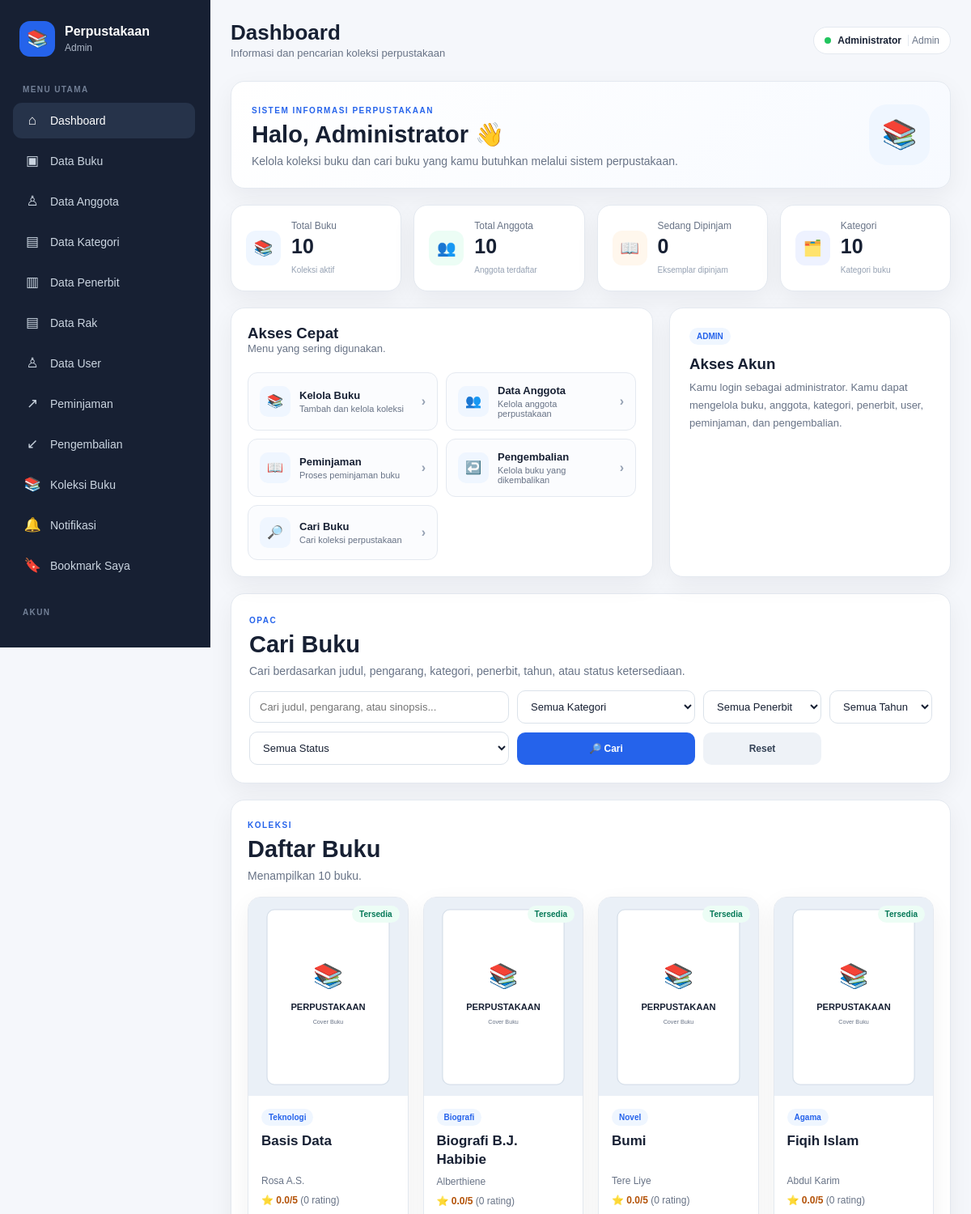
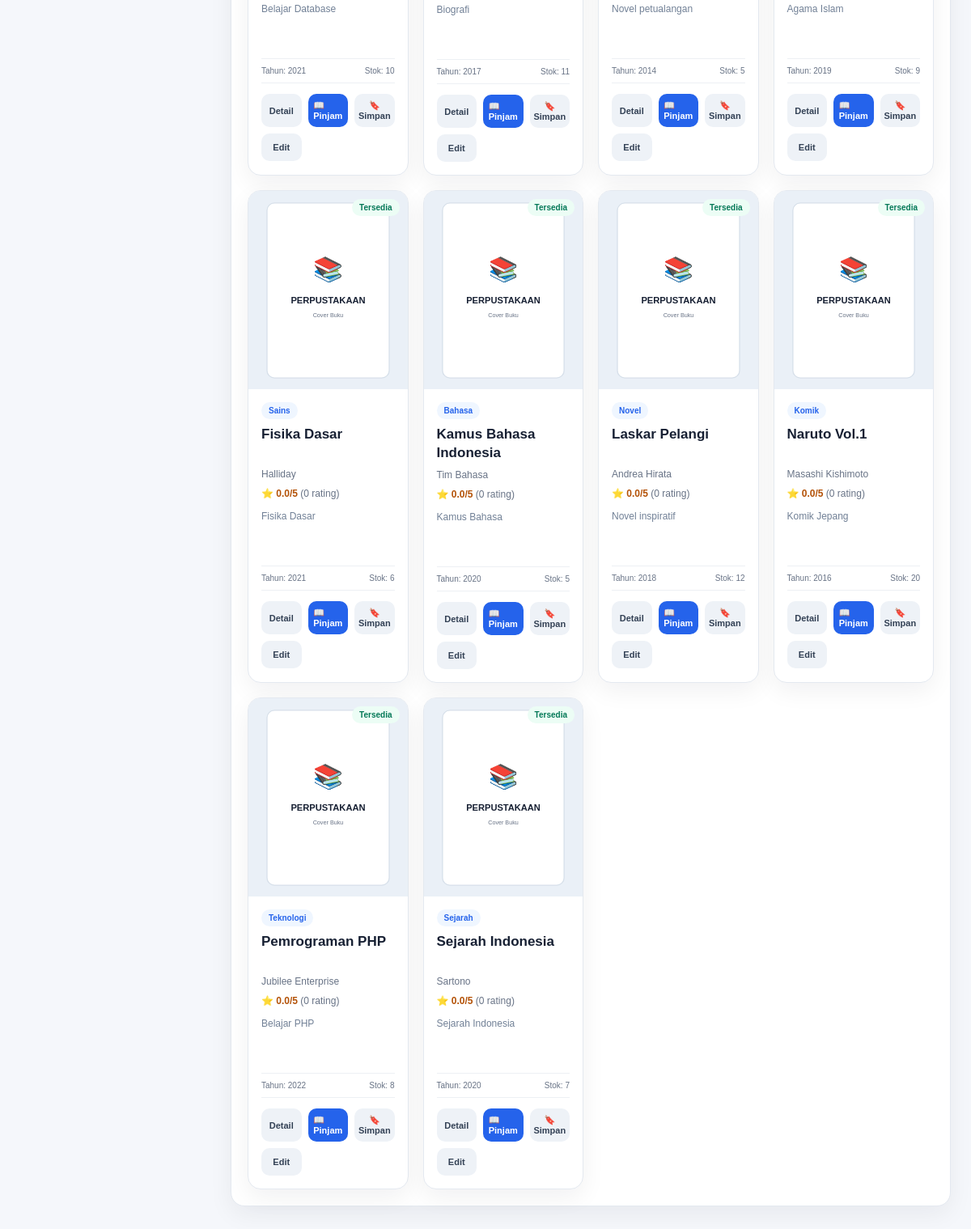
/dashboard/dashboard.php (signed in), run on the app's committed database (2 pictures, top to bottom).
### tables this page shows
CREATE TABLE `buku` (
  `id` int(10) UNSIGNED NOT NULL,
  `judul` varchar(255) NOT NULL,
  `kategori_id` int(10) UNSIGNED NOT NULL,
  `penerbit_id` int(10) UNSIGNED NOT NULL,
  `pengarang` varchar(150) DEFAULT NULL,
  `jumlah_halaman` int(10) UNSIGNED DEFAULT NULL,
  `jumlah_stok` int(10) UNSIGNED DEFAULT 0,
  `tahun_terbit` smallint(5) UNSIGNED DEFAULT NULL,
  `sinopsis` text DEFAULT NULL,
  `gambar` varchar(255) DEFAULT NULL,
  `status_aktif` tinyint(1) NOT NULL DEFAULT 1,
  `views_count` int(10) UNSIGNED NOT NULL DEFAULT 0,
  `id_rak` int(10) UNSIGNED DEFAULT NULL,
  `ebook_file` varchar(255) DEFAULT NULL
);

CREATE TABLE `kategori` (
  `id` int(10) UNSIGNED NOT NULL,
  `kode_kategori` varchar(20) NOT NULL,
  `nama_kategori` varchar(100) NOT NULL
);

### config/app.php (called while the page is built, shortened)
<?php
function url($path = "")
{
  $path = ltrim($path, "/");
  return BASE_URL . ($path !== "" ? "/" . $path : "");
}
if (!function_exists("e")) {
  function e($value)
  {
    return htmlspecialchars((string) $value, ENT_QUOTES, "UTF-8");
  }
}

### dashboard/dashboard.php (the view, shortened to what this page needs)
<?php
require_once __DIR__ . '/../config/connection.php';
$keyword    = trim($_GET['q'] ?? '');
$currentUserId = (int) $_SESSION['user_id'];
function getCount(mysqli $conn, string $sql): int
{
    $result = $conn->query($sql);
    $row = $result->fetch_assoc();
    return (int) ($row['total'] ?? 0);
}
$totalBuku = getCount(
    $conn,
    "SELECT COUNT(*) AS total
     FROM buku
     WHERE status_aktif = 1"
);
$totalAnggota = getCount(
    $conn,
    "SELECT COUNT(*) AS total
     FROM anggota"
);
$totalKategori = getCount(
    $conn,
    "SELECT COUNT(*) AS total
     FROM kategori"
);
$totalDipinjam = getCount(
    $conn,
    "SELECT COALESCE(SUM(pd.jumlah), 0) AS total
     FROM peminjaman_detail pd
     INNER JOIN peminjaman p
        ON p.id = pd.peminjaman_id
     INNER JOIN buku b
        ON b.id = pd.buku_id
     WHERE p.status = 'dipinjam'
       AND b.status_aktif = 1"
);
$sql = "
    SELECT
        b.id,
        b.judul,
        b.pengarang,
        b.jumlah_halaman,
        b.jumlah_stok,
        b.tahun_terbit,
        b.sinopsis,
        b.gambar,
        b.status_aktif,
        k.nama_kategori,
        p.nama_penerbit,
        COALESCE((SELECT ROUND(AVG(r.rating), 1) FROM rating_buku r WHERE r.buku_id = b.id), 0) AS rating_rata,
        COALESCE((SELECT COUNT(*) FROM rating_buku r WHERE r.buku_id = b.id), 0) AS jumlah_rating,
        EXISTS(SELECT 1 FROM bookmark bm WHERE bm.buku_id = b.id AND bm.user_id = $currentUserId) AS is_bookmarked,
        COALESCE(
            (
                SELECT SUM(pd.jumlah)
                FROM peminjaman_detail pd
                INNER JOIN peminjaman pm
                    ON pm.id = pd.peminjaman_id
                WHERE pd.buku_id = b.id
                  AND pm.status = 'dipinjam'
            ),
            0
        ) AS sedang_dipinjam
    FROM buku b
    LEFT JOIN kategori k
        ON k.id = b.kategori_id
    LEFT JOIN penerbit p
        ON p.id = b.penerbit_id
    WHERE b.status_aktif = 1
";
$sql .= " ORDER BY b.judul ASC ";
$stmt = $conn->prepare($sql);
if (!$stmt->execute()) {
    die("Eksekusi query buku gagal: " . $stmt->error);
}
$bookResult = $stmt->get_result();
$totalHasil = $bookResult->num_rows;
require_once __DIR__ . '/../includes/layout_header.php';
?>
<section class="hero-panel">
    <div>
        <span class="page-label">
            SISTEM INFORMASI PERPUSTAKAAN
        </span>
        <h1>
            Halo, <?= e($_SESSION['nama'] ?? 'Pengguna') ?> 👋
        </h1>
        <p>
            Kelola koleksi buku dan cari buku yang kamu butuhkan
            melalui sistem perpustakaan.
        </p>
    </div>
    <div class="hero-icon">
        📚
    </div>
</section>
<section class="stats-grid">
    <div class="stat-card">
        <div class="stat-icon blue">
            📚
        </div>
        <div>
            <span>Total Buku</span>
            <strong><?= $totalBuku ?></strong>
            <small>Koleksi aktif</small>
        </div>
    </div>
    <div class="stat-card">
        <div class="stat-icon green">
            👥
        </div>
        <div>
            <span>Total Anggota</span>
            <strong><?= $totalAnggota ?></strong>
            <small>Anggota terdaftar</small>
        </div>
    </div>
    <div class="stat-card">
        <div class="stat-icon orange">
            📖
        </div>
        <div>
            <span>Sedang Dipinjam</span>
            <strong><?= $totalDipinjam ?></strong>
            <small>Eksemplar dipinjam</small>
        </div>
    </div>
    <div class="stat-card">
        <div class="stat-icon">
            🗂️
        </div>
        <div>
            <span>Kategori</span>
            <strong><?= $totalKategori ?></strong>
            <small>Kategori buku</small>
        </div>
    </div>
</section>
<section class="quick-grid">
    <div class="panel">
        <div class="form-title">
            <h3>Akses Cepat</h3>
            <p>
                Menu yang sering digunakan.
            </p>
        </div>
        <div class="quick-actions">
            <?php if (($_SESSION['level'] ?? '') === 'admin'): ?>
                <a
                    class="quick-action"
                    href="<?= e(url('buku/tampil.php')) ?>"
                >
                    <span>📚</span>
                    <div>
                        <b>Kelola Buku</b>
                        <small>Tambah dan kelola koleksi</small>
                    </div>
                    <strong>›</strong>
                </a>
                <a
                    class="quick-action"
                    href="<?= e(url('anggota/anggota.php')) ?>"
                >
                    <span>👥</span>
                    <div>
                        <b>Data Anggota</b>
                        <small>Kelola anggota perpustakaan</small>
                    </div>
                    <strong>›</strong>
                </a>
            <?php endif; ?>
            <a
                class="quick-action"
                href="<?= e(url('transaksi/peminjaman.php')) ?>"
            >
                <span>📖</span>
                <div>
                    <b>Peminjaman</b>
                    <small>Proses peminjaman buku</small>
                </div>
                <strong>›</strong>
            </a>
            <?php if (($_SESSION['level'] ?? '') === 'admin'): ?>
                <a
                    class="quick-action"
                    href="<?= e(url('transaksi/pengembalian.php')) ?>"
                >
                    <span>↩️</span>
                    <div>
                        <b>Pengembalian</b>
                        <small>Kelola buku yang dikembalikan</small>
                    </div>
                    <strong>›</strong>
                </a>
            <?php endif; ?>
            <a
                class="quick-action"
                href="<?= e(url('pencarian/cari_buku.php')) ?>"
            >
                <span>🔎</span>
                <div>
                    <b>Cari Buku</b>
                    <small>Cari koleksi perpustakaan</small>
                </div>
                <strong>›</strong>
            </a>
        </div>
    </div>
    <div class="panel role-panel">
        <span class="role-badge">
            <?= e(strtoupper($_SESSION['level'] ?? 'USER')) ?>
        </span>
        <h3>
            Akses Akun
        </h3>
        <?php if (($_SESSION['level'] ?? '') === 'admin'): ?>
            <p>
                Kamu login sebagai administrator.
                Kamu dapat mengelola buku, anggota, kategori,
                penerbit, user, peminjaman, dan pengembalian.
            </p>
        <?php endif; ?>
    </div>
</section>
<section class="search-hero">
    <div>
        <span class="page-label">
            OPAC
        </span>
        <h1>
            Cari Buku
        </h1>
        <p>
            Cari berdasarkan judul, pengarang, kategori,
            penerbit, tahun, atau status ketersediaan.
        </p>
    </div>
    <div class="search-big">
        <form method="GET">
            <input
                type="text"
                name="q"
                value="<?= e($keyword) ?>"
                placeholder="Cari judul, pengarang, atau sinopsis..."
            >
            <select name="kategori">
                <option value="0">
                    Semua Kategori
                </option>
            </select>
            <select name="penerbit">
                <option value="0">
                    Semua Penerbit
                </option>
            </select>
            <select name="tahun">
                <option value="0">
                    Semua Tahun
                </option>
            </select>
            <select name="status">
                <option value="">
                    Semua Status
                </option>
            </select>
            <button
                type="submit"
                class="btn primary"
            >
                🔎 Cari
            </button>
            <a
                href="<?= e(url('dashboard/dashboard.php')) ?>"
                class="btn"
            >
                Reset
            </a>
        </form>
    </div>
</section>
<section class="panel">
    <div class="page-intro">
        <div>
            <span class="page-label">
                KOLEKSI
            </span>
            <h1>
                Daftar Buku
            </h1>
            <p>
                Menampilkan <?= $totalHasil ?> buku.
            </p>
        </div>
    </div>
    <div class="book-grid">
        <?php if ($totalHasil === 0): ?>
            <div class="empty-card">
                <div>📚</div>
                <h3>
                    Buku tidak ditemukan
                </h3>
                <p>
                    Coba gunakan kata kunci atau filter yang berbeda.
                </p>
                <a
                    href="<?= e(url('dashboard/dashboard.php')) ?>"
                    class="btn primary"
                >
                    Reset Pencarian
                </a>
            </div>
        <?php else: ?>
            <?php while ($book = $bookResult->fetch_assoc()): ?>
                <?php
                $stok = (int) ($book['jumlah_stok'] ?? 0);
                $dipinjam = (int) ($book['sedang_dipinjam'] ?? 0);
                $tersedia = max(0, $stok - $dipinjam);
                $gambar = trim((string) ($book['gambar'] ?? ''));
                $gambarOtomatis = ($gambar === '' || $gambar === 'default.svg');
                if ($gambarOtomatis) {
                    $gambarUrl = url('assets/images/default.svg');
                } else {
                    $gambarUrl = normalizeBookCoverUrl($gambar);
                }
                ?>
                <article class="book-card">
                    <div class="book-cover">
                        <img
                            src="<?= e($gambarUrl) ?>"
                            data-book-id="<?= (int) $book['id'] ?>"
                            data-auto-cover="<?= !empty($gambarOtomatis) ? '1' : '0' ?>"
                            alt="<?= e($book['judul']) ?>"
                            onerror="this.onerror=null;this.src='<?= e(url('assets/images/default.svg')) ?>';"
                        >
                        <?php if ($tersedia > 0): ?>
                            <span class="availability available">
                                Tersedia
                            </span>
                        <?php else: ?>
                            <span class="availability unavailable">
                                Habis
                            </span>
                        <?php endif; ?>
                    </div>
                    <div class="book-content">
                        <?php if (!empty($book['nama_kategori'])): ?>
                            <span class="book-category">
                                <?= e($book['nama_kategori']) ?>
                            </span>
                        <?php endif; ?>
                        <h3>
                            <?= e($book['judul']) ?>
                        </h3>
                        <p class="book-author">
                            <?= e($book['pengarang'] ?: 'Pengarang tidak diketahui') ?>
                        </p>
                        <p class="rating-summary">
                            ⭐ <?= e($book['rating_rata']) ?>/5
                            <span>(<?= (int) $book['jumlah_rating'] ?> rating)</span>
                        </p>
                        <p class="book-description">
                            <?= e(
                                $book['sinopsis']
                                ?: 'Belum ada sinopsis untuk buku ini.'
                            ) ?>
                        </p>
                        <div class="book-meta">
                            <span>
                                Tahun:
                                <?= e($book['tahun_terbit'] ?: '-') ?>
                            </span>
                            <span>
                                Stok:
                                <?= $tersedia ?>
                            </span>
                        </div>
                        <div class="book-actions book-actions-main">
                            <a href="<?= e(url('buku/detail.php?id=' . (int) $book['id'])) ?>" class="btn small">Detail</a>
                            <?php if ($tersedia > 0): ?>
                                <a href="<?= e(url('transaksi/peminjaman.php?buku_id=' . (int) $book['id'])) ?>" class="btn small primary">📖 Pinjam</a>
                            <?php else: ?>
                                <span class="btn small">Habis</span>
                            <?php endif; ?>
                            <form method="post" action="<?= e(url('aksi/bookmark.php')) ?>">
                                <button type="submit" class="btn small <?= !empty($book['is_bookmarked']) ? 'bookmark-active' : '' ?>">
                                    <?= !empty($book['is_bookmarked']) ? '✓ Tersimpan' : '🔖 Simpan' ?>
                                </button>
                            </form>
                            <?php if (($_SESSION['level'] ?? '') === 'admin'): ?>
                                <a
                                    href="<?= e(url('buku/edit.php?id=' . (int) $book['id'])) ?>"
                                    class="btn small"
                                >
                                    Edit
                                </a>
                            <?php endif; ?>
                        </div>
                    </div>
                </article>
            <?php endwhile; ?>
        <?php endif; ?>
    </div>
</section>
<?php
require_once __DIR__ . '/../includes/layout_footer.php';
?>

### data on the page
buku: shows "Tersedia", kategori.nama_kategori "Teknologi", judul "Basis Data", pengarang "Rosa A.S.", rating_rata "0.0", jumlah_rating "0", sinopsis "Belajar Database", tahun_terbit "2021", jumlah_stok "10"
buku: shows "Tersedia", kategori.nama_kategori "Biografi", judul "Biografi B.J. Habibie", pengarang "Alberthiene", rating_rata "0.0", jumlah_rating "0", sinopsis "Biografi", tahun_terbit "2017", jumlah_stok "11"
buku: shows "Tersedia", kategori.nama_kategori "Novel", judul "Bumi", pengarang "Tere Liye", rating_rata "0.0", jumlah_rating "0", sinopsis "Novel petualangan", tahun_terbit "2014", jumlah_stok "5"
buku: shows "Tersedia", kategori.nama_kategori "Agama", judul "Fiqih Islam", pengarang "Abdul Karim", rating_rata "0.0", jumlah_rating "0", sinopsis "Agama Islam", tahun_terbit "2019", jumlah_stok "9"
buku: shows "Tersedia", kategori.nama_kategori "Sains", judul "Fisika Dasar", pengarang "Halliday", rating_rata "0.0", jumlah_rating "0", sinopsis "Fisika Dasar", tahun_terbit "2021", jumlah_stok "6"
buku: shows "Tersedia", kategori.nama_kategori "Bahasa", judul "Kamus Bahasa Indonesia", pengarang "Tim Bahasa", rating_rata "0.0", jumlah_rating "0", sinopsis "Kamus Bahasa", tahun_terbit "2020", jumlah_stok "5"
buku: shows "Tersedia", kategori.nama_kategori "Novel", judul "Laskar Pelangi", pengarang "Andrea Hirata", rating_rata "0.0", jumlah_rating "0", sinopsis "Novel inspiratif", tahun_terbit "2018", jumlah_stok "12"
buku: shows "Tersedia", kategori.nama_kategori "Komik", judul "Naruto Vol.1", pengarang "Masashi Kishimoto", rating_rata "0.0", jumlah_rating "0", sinopsis "Komik Jepang", tahun_terbit "2016", jumlah_stok "20"
buku: shows "Tersedia", kategori.nama_kategori "Teknologi", judul "Pemrograman PHP", pengarang "Jubilee Enterprise", rating_rata "0.0", jumlah_rating "0", sinopsis "Belajar PHP", tahun_terbit "2022", jumlah_stok "8"
buku: shows "Tersedia", kategori.nama_kategori "Sejarah", judul "Sejarah Indonesia", pengarang "Sartono", rating_rata "0.0", jumlah_rating "0", sinopsis "Sejarah Indonesia", tahun_terbit "2020", jumlah_stok "7"

### other printed values
$level ?: 'User' "Admin"
$pageTitle "Dashboard"
$pageDescription "Informasi dan pencarian koleksi perpustakaan"
$_SESSION['nama'] "Administrator"
$_SESSION['level'] "Admin"
$totalBuku "10"
$totalAnggota "10"
$totalDipinjam "0"
$totalKategori "10"
$_SESSION['level'] "ADMIN"
$totalHasil "10"
